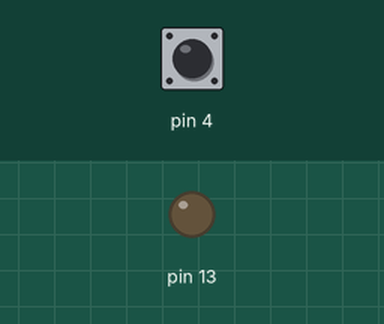
This sketch was run on a simulated Arduino Uno, built with avr-gcc and run on an emulated ATmega328P. On the bench: output pins drawn as LEDs (lit = HIGH). Inputs (shaded band) come from the test bench; at power-on: pin 4 LOW.

Above: at 1.2 s.
1.3 s: pin 4 driven HIGH
At 2.1 s:
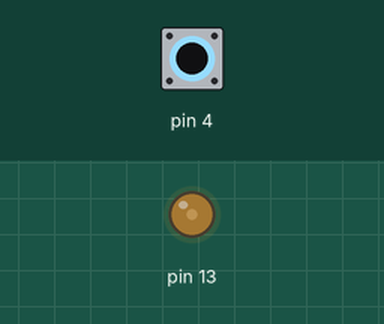
2.8 s: pin 4 pulsed LOW 2 times (0.12 s each, 0.3 s apart)
At 3.04 s:
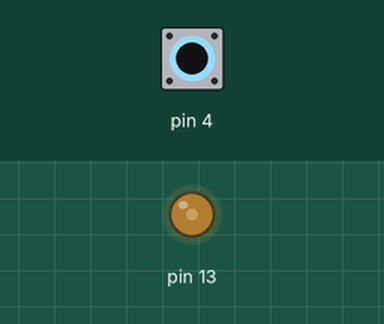
5.8 s: pin 4 driven LOW
At 6.7 s:
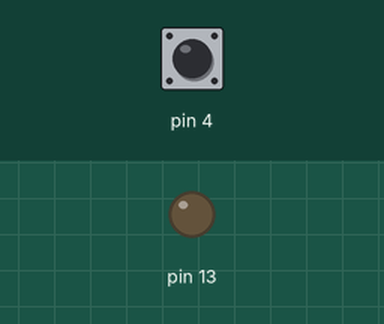
Timing chart, 0 to 8.8 s (numbered marks = the images above; inputs shaded):
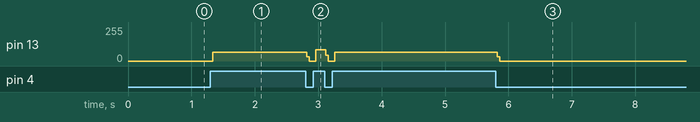

Measured:
- after the input at 1.3 s, pin 13: 0/255 → 64/255 at once
- after the input at 2.8 s, pin 13: 64/255 → 0/255 at once, → 85/255 0.14 s later, → 0/255 0.16 s later, → 64/255 0.14 s later
- after the input at 5.8 s, pin 13: 64/255 → 0/255 at once

The sketch:

sketch_oct01b.ino
```cpp
void setup()
{
  pinMode(4, INPUT);
  pinMode(13, OUTPUT);
}

void loop()
{


  int sw = digitalRead(4);

  if(sw ==1)
  {
    digitalWrite(13,HIGH);
  }

  if(sw ==1)
  {
    digitalWrite(13,LOW);
  }

}
```
